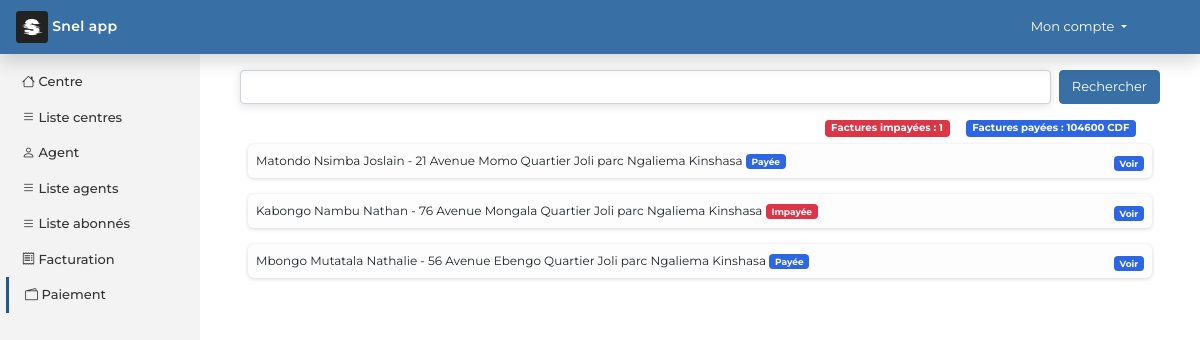
The page /app/paiement/ on the database its author committed.
### app/models.py (models this page shows, shortened)
class Invoice(models.Model):
    invoice_code = models.CharField(max_length=20, unique=True)
    subscriber = models.ForeignKey(Subscriber, on_delete=models.CASCADE)
    month = models.CharField(max_length=50)
    index_invoice = models.CharField(max_length=50)
    consommation = models.CharField(max_length=50)
    amount = models.DecimalField(max_digits=10, decimal_places=2)
    status = models.CharField(max_length=50, default='Impayée')
    date_invoice = models.DateField(auto_now_add=True, auto_created=True)

class Subscriber(models.Model):
    code_subscriber = models.CharField(max_length=20)
    name = models.CharField(max_length=50)
    last_name = models.CharField(max_length=50)
    first_name = models.CharField(max_length=50)
    address = models.CharField(max_length=200)
    type_subscriber = models.CharField(max_length=50)
    center = models.ForeignKey(Center, on_delete=models.CASCADE)

### app/views.py (the view, shortened to what this page needs)
# urls.py: path("paiement/", Paiement.as_view(), name="paiement"),
class Paiement(View):
    template_name = "app/paiement.html"
    title = "Paiement"
    def get(self, request):
        q = request.GET.get('q')
        if q:
            invoices = Invoice.objects.filter(subscriber__name__contains=q)
        else:
            invoices = Invoice.objects.all()
        return render(request, self.template_name, {
            'title':self.title,
            'invoices':invoices,
            'amount_paid': Invoice.objects.filter(status='Payée').aggregate(Sum('amount'))['amount__sum'],
            'unpiad_amount': Invoice.objects.filter(status='Impayée').count()
        })

### templates/app/paiement.html
{% extends 'main_app.html' %}
{% load static %}
{% block main_app %}
       <form method="get" class="p-3">
            <div class="d-flex justify-content-between">
            <input type="search" name="q" class="form-control me-2" id="search">
                 <button type="submit" class="btn btn-primary">Rechercher</button>
            </div>
        </form>
        <div class="container mb-4">
            <span class='float-end badge bg-primary mx-3'>Factures payées : {{amount_paid}} CDF</span>
            <span class='float-end badge bg-danger'>Factures impayées : {{unpiad_amount}} </span>
        </div>
         <div class="container">
            {% for item in invoices %}
                <p class="cvs p-2">
                    {{item.subscriber.name}} {{item.subscriber.last_name}} {{item.subscriber.first_name}} - {{item.subscriber.address}}
                    {% if item.status == 'Impayée'  %}
                        <span class="badge bg-danger" data-toggle="tooltip" data-placement="top" title="Payer la facture">{{item.status}}</span>
                    {% else %}
                            <span class="badge bg-primary">{{item.status}}</span>
                    {% endif %}
                    <a href="{% url 'generate_pdf' item.id %}">
                        <span class="badge bg-primary float-end mt-1">Voir</span>
                    </a>
                </p>
                {% empty %}
                    <p class="text-center text-gray mt-4"><i class="bi bi-view-list"></i> Liste vide pour le moment !</p>
            {% endfor %}
        </div>
    </div>
{% endblock main_app %}

### templates/main_app.html (shortened to what this page needs)
{% extends 'main.html' %}
{% load static %}
{% block main %}
    <header class="navbar navbar-dark sticky-top bg-dark flex-md-nowrap p-0 shadow">
        <a class="navbar-brand col-md-3 col-lg-2 me-0 fs-6 px-3" href=""> <img src="{% static 'image/favicon-32x32.png' %}" class="img-fluid"> Snel app</a>
        <div class="dropdown account">
            <button class="btn dropdown-toggle text-white" type="button" data-bs-toggle="dropdown" aria-expanded="false">
                Mon compte
            </button>
        </div>
    </header>
    <div class="container-fluid">
        <div class="row">
            <nav id="sidebarMenu" class="col-md-3 col-lg-2 d-md-block bg-light sidebar collapse">
                <div class="position-sticky pt-3">
                    <ul class="nav flex-column">
                        <li class="nav-item">
                            <a href="{% url 'create_center' %}" class="nav-link {% if title == 'Centre' %}active{% endif %}"><i class="bi bi-house"></i> Centre</a>
                        </li>
                        <li class="nav-item">
                            <a href="{% url 'read_center' %}" class="nav-link {% if title == 'Liste centres' %}active{% endif %}"><i class="bi bi-list"></i> Liste centres</a>
                        </li>
                        <li class="nav-item">
                            <a href="{% url 'create_agent' %}" class="nav-link {% if title == 'Agent' %}active{% endif %}"><i class="bi bi-person"></i> Agent</a>
                        </li>
                        <li class="nav-item">
                            <a href="{% url 'read_agent' %}" class="nav-link {% if title == 'Liste agents' %}active{% endif %}"><i class="bi bi-list"></i> Liste agents</a>
                        </li>
                        <li class="nav-item">
                            <a href="{% url 'read_subscribers' %}" class="nav-link {% if title == 'Liste abonnés' %}active{% endif %}"><i class="bi bi-list"></i> Liste abonnés</a>
                        </li>
                        <li class="nav-item">
                            <a href="{% url 'create_invoice' %}" class="nav-link {% if title == 'Facture' %}active{% endif %}"><i class="bi bi-receipt"></i> Facturation</a>
                        </li>
                        <li class="nav-item">
                            <a href="{% url 'paiement' %}" class="nav-link {% if title == 'Paiement' %}active{% endif %}"><i class="bi bi-wallet2"></i> Paiement</a>
                        </li>
                    </ul>
                </div>
            </nav>
            <main class="col-md-9 ms-sm-auto col-lg-10 px-md-4">
                {% block main_app %}
                {% endblock main_app %}
        </div>
{% endblock main %}

### templates/main.html (shortened to what this page needs)
{% load static %}
<!DOCTYPE html>
<html lang="fr">
<head>
    <link rel="stylesheet" href="{% static 'css/bootstrap.css' %}">
    <link rel="stylesheet" href="{% static 'icon/bootstrap-icons.css' %}">
    <link rel="stylesheet" href="{% static 'css/app.css' %}">
</head>
<body>
    {% block main %}
    {% endblock main %}
</body>
</html>

### static/css/app.css (style rules this page uses)
body { font-family: 'Montserrat', sans-serif; font-size: 13.5px; }
.navbar { background-color: #386FA4 !important; }
.navbar-brand { padding-top: .70rem; padding-bottom: .70rem; font-size: 14px !important; letter-spacing: 0.3px; font-weight: 550; }
.sidebar { position: fixed; top: 0; bottom: 0; left: 0; z-index: 100; padding: 48px 0 0; background-color: rgb(243, 243, 243) !important; }
.sidebar .nav-link { font-weight: 500; color: #333; margin-left: 6px; font-size: 13px; }
.active { border-left: 3px solid #1e588e; }
.account { position: relative; margin-right: 60px; background-color: inherit; }
.cvs { background-color: rgb(253, 253, 253); border-radius: 6px; font-size: 12px; box-shadow: rgba(0, 0, 0, 0.16) 0px 1px 4px; }

### rows shown on the page
Invoice: subscriber.name "Matondo", subscriber.last_name "Nsimba", subscriber.first_name "Joslain", subscriber.address "21 Avenue Momo Quartier Joli parc Ngaliema Kinshasa", status "Payée"
Invoice: subscriber.name "Kabongo", subscriber.last_name "Nambu", subscriber.first_name "Nathan", subscriber.address "76 Avenue Mongala Quartier Joli parc Ngaliema Kinshasa", status "Impayée"
Invoice: subscriber.name "Mbongo", subscriber.last_name "Mutatala", subscriber.first_name "Nathalie", subscriber.address "56 Avenue Ebengo Quartier Joli parc Ngaliema Kinshasa", status "Payée"

### other values the page prints
{{ amount_paid }} "104600"
{{ unpiad_amount }} "1"
